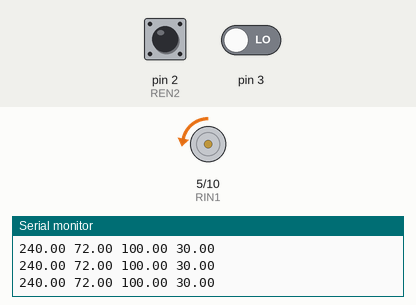
Simulated run of this sketch. Board: Arduino Uno, built with avr-gcc and run on an emulated ATmega328P. Shown: motor-driver pin pairs drawn as motors (green arrow = first pin HIGH = forward, orange = second pin HIGH = backward, longer = more drive), the last lines printed to the serial monitor. The test bench sets the inputs (shaded band); at power-on: pin 3 LOW, pin 2 (REN2) HIGH.

Above: at 0.06 s.
At 1.2 s:
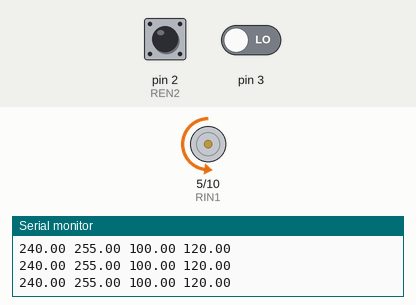
1.3 s: pin 3 driven HIGH
At 3.8 s:
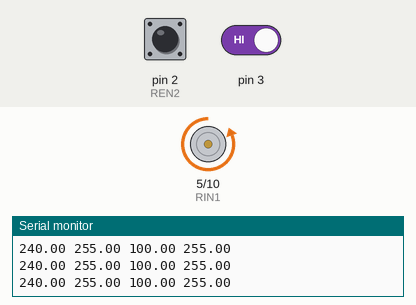
Timing chart, 0 to 5.3 s (numbered marks = the images above; inputs shaded):
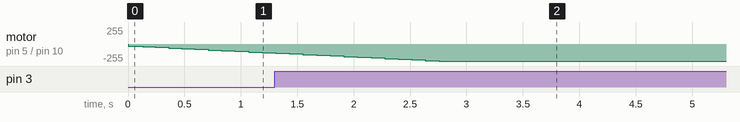

The sketch:

main.ino
```cpp
// Imports - ensure libraries are installed
#include <PID_v1.h>

// Motors
const int LIN1 = 6;  // L CW
const int LIN2 = 9;  // L ACW
const int RIN1 = 5;  // R ACW
const int RIN2 = 10; // R CW

// Encoders
const int LEN1 = 3; // L
const int LEN2 = 7; // L
volatile int prevCL = 0, countL = 0;
unsigned long period = 100, nextTL = period;

const int REN1 = 4; // R
const int REN2 = 2; // R
volatile int prevCR = 0, countR = 0;
unsigned long nextTR = period;

int ECLinear = 0; // target ticks/100ms
int ECAngL = 0; // target ticks/100ms
int ECAngR = 0; // target ticks/100ms

// Linear measurements
const int ticksPerWR = 852;
const double wheelCirc = .2;
const double angDiameter = .165;
const float Pi = 3.14159265259;
const double circleCirc = angDiameter*Pi;
const double minENcCount = 0;
const double minEncCount = 0;
const double maxEncCount = 213;

// PID
double Kp=.2, Ki=1, Kd=.1;
double SetpointL, InputL, OutputL, SetpointR, InputR, OutputR;
PID leftPID(&InputL, &OutputL, &SetpointL, Kp, Ki, Kd, DIRECT);
PID rightPID(&InputR, &OutputR, &SetpointR, Kp, Ki, Kd, DIRECT);

// SETUP
void setup()
{
  Serial.begin(9600);
  pinMode(REN1, INPUT_PULLUP);
  pinMode(REN2, INPUT_PULLUP);
  pinMode(LEN2, INPUT_PULLUP);
  pinMode(LEN2, INPUT_PULLUP);
  leftPID.SetMode(AUTOMATIC);
  rightPID.SetMode(AUTOMATIC);
  attachInterrupt(0, interruptL, CHANGE);
  attachInterrupt(1, interruptR, CHANGE);
}

// LOOP
void loop()
{
  moveTurtle(.4, 4);
}

// Move Turtle
void moveTurtle(double linear_x, double angular_z) {
  setAngular(linear_x, angular_z);
  setLinear(linear_x);
}

// Angular direction & velocity
void setAngular(double lx, double az) {
  int ECAng = az*(ticksPerWR*(circleCirc/wheelCirc)/(2*Pi))/10;
  if (az > 0) {
    if (lx >= 0){
      ECAngL = ECAng;
      ECAngR = 0;
    } else {
      ECAngL = 0;
      ECAngR = ECAng;
    }
  } else if (az < 0) {
    if (lx >= 0) {
      ECAngL = 0;
      ECAngR = -ECAng;
    } else {
      ECAngL = -ECAng;
      ECAngR = 0;
    }
  } else {
    ECAngL = 0;
    ECAngR = 0;
  }
}

// Linear direction &  velocity
void setLinear(double lx){
    ECLinear = lx*(ticksPerWR/wheelCirc)/10; // ticks/100ms
  if (ECLinear >= 0) {
    leftMotor('L');
    rightMotor('R');
  } else if (ECLinear < 0){
    ECLinear = -ECLinear;
    leftMotor('R');
    rightMotor('L');
  } else {
     leftMotor('stop');
     rightMotor('stop');
  }
}

// Left Motor
 void leftMotor(char d){
  SetpointL = ECLinear + ECAngL/2 - ECAngR/2;
  InputL = getEncoderSpeed('L');
  leftPID.Compute();
  Serial.print(SetpointL);
  Serial.print(" ");
  Serial.print(OutputL);
  Serial.print(" ");
  if (d=='L'){
    analogWrite(LIN1, 0);
    analogWrite(LIN2, OutputL);
  } else if (d=='R') {
    analogWrite(LIN1, OutputL);
    analogWrite(LIN2, 0);
  } else {
    analogWrite(LIN1, 0);
    analogWrite(LIN2, 0);
  }
}

// Right Motor
void rightMotor(char d){
  SetpointR = ECLinear - ECAngL/2 + ECAngR/2;
  InputR = getEncoderSpeed('R');
  rightPID.Compute();
  Serial.print(SetpointR);
  Serial.print(" ");
  Serial.println(OutputR);
  if (d=='R'){
    analogWrite(RIN1, 0);
    analogWrite(RIN2, OutputR);
  } else if (d=='L') {
    analogWrite(RIN1, OutputR);
    analogWrite(RIN2, 0);
  } else {
    analogWrite(RIN1, 0);
    analogWrite(RIN2, 0);
  }
}

//Interrupts - read pulse and update count
void interruptR() { countR++; }
void interruptL() { countL++; }

// Ecoder speed - return ticks/100ms
int getEncoderSpeed(char motor) {
  unsigned long currT = millis();
  if (motor=='L') {
    if (currT >= nextTL){
      noInterrupts();
      int currentCount = countL;
      interrupts();
      int encoderSpeed = currentCount - prevCL; // ticks/100ms
      prevCL = currentCount;
      nextTL = currT + period;
      return encoderSpeed;
    } else {
      return 0;
    }
  } else if (motor=='R'){
     if (currT >= nextTR){
      noInterrupts();
      int currentCount = countR;
      interrupts();
      int encoderSpeed = currentCount - prevCR; // ticks/100ms
      prevCR = currentCount;
      nextTR = currT + period;
      return encoderSpeed;
    } else {
      return 0;
    }
  }
}
```
